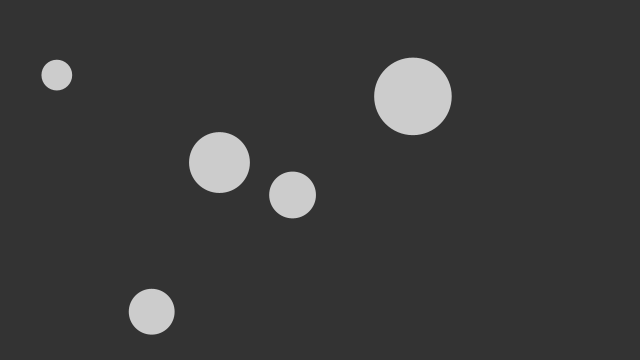
Frame 1 (no input)
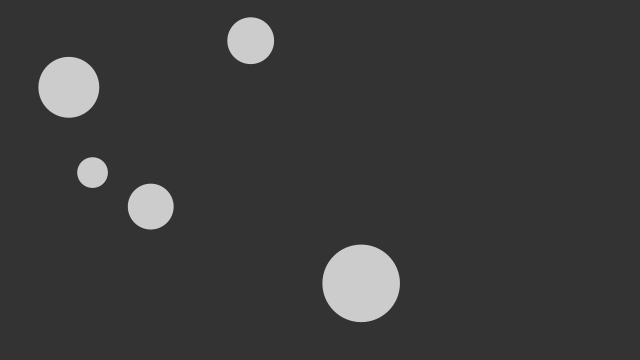
Frame 60 (the mouse pressed at the canvas centre just before this capture)
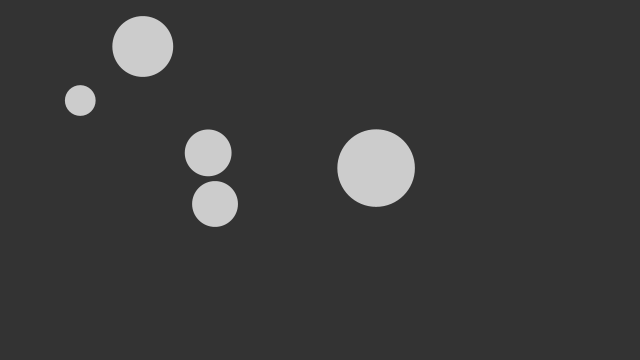
Frame 120 (the mouse held since frame 60 and released just before this capture)

The Processing sketch that drew these frames (run headless with seeded random() and noise(); from frame 60 on, the mouse is pressed at the canvas centre):

// Processing sketch: circle_collision_improved
// ── circle_collision_improved.pde

int numballs = 5;
Ball[] balls = new Ball[numballs];

void setup() {
  size(640, 360);
  for(int i = 0; i < numballs; i++)
  {
  balls[i] = new Ball(random(width), random(height), random(15, 40), balls, i);
  }
}

void draw() {
  background(51);

  for (Ball b : balls) {
    b.update();
    b.display();
    b.checkBoundaryCollision();
    b.checkCollision();
  }
  
}

// ── Ball.pde
class Ball {
  PVector position;
  PVector velocity;
  PVector gravity;
  Ball[] others;
  int id;

  float radius, m;

  Ball(float x, float y, float r_, Ball[] oin, int i) {
    position = new PVector(x, y);
    velocity = PVector.random2D();
    velocity.mult(3);
    radius = r_;
    m = radius*.1;
    gravity = new PVector(0,0.01);
    others = oin;
    id = i;
  }

  void update() {
    position.add(velocity);
    velocity.add(gravity);
  }

  void checkBoundaryCollision() {
    if (position.x > width-radius) {
      position.x = width-radius;
      velocity.x *= -1;
    } else if (position.x < radius) {
      position.x = radius;
      velocity.x *= -1;
    } else if (position.y > height-radius) {
      position.y = height-radius;
      velocity.y *= -1;
    } else if (position.y < radius) {
      position.y = radius;
      velocity.y *= -1;
    }
  }

  void checkCollision() {
      for(int i = id + 1; i < numballs; i++)
      {
    // Get distances between the balls components
    PVector distanceVect = PVector.sub(others[i].position, position);

    // Calculate magnitude of the vector separating the balls
    float distanceVectMag = distanceVect.mag();

    // Minimum distance before they are touching
    float minDistance = radius + others[i].radius;

    if (distanceVectMag < minDistance) {
      float distanceCorrection = (minDistance-distanceVectMag)/2.0;
      PVector d = distanceVect.copy();
      PVector correctionVector = d.normalize().mult(distanceCorrection);
      others[i].position.add(correctionVector);
      position.sub(correctionVector);

      // get angle of distanceVect
      float theta  = distanceVect.heading();
      // precalculate trig values
      float sine = sin(theta);
      float cosine = cos(theta);

      //bTemp will hold rotated ball positions. 
      PVector[] bTemp = {
        new PVector(), new PVector()
      };

      bTemp[1].x  = cosine * distanceVect.x + sine * distanceVect.y;
      bTemp[1].y  = cosine * distanceVect.y - sine * distanceVect.x;

      // rotate Temporary velocities
      PVector[] vTemp = {
        new PVector(), new PVector()
      };

      vTemp[0].x  = cosine * velocity.x + sine * velocity.y;
      vTemp[0].y  = cosine * velocity.y - sine * velocity.x;
      vTemp[1].x  = cosine * others[i].velocity.x + sine * others[i].velocity.y;
      vTemp[1].y  = cosine * others[i].velocity.y - sine * others[i].velocity.x;

      //1D conservation of momentum equations to calculate 
      //the final velocity along the x-axis. 
      PVector[] vFinal = {  
        new PVector(), new PVector()
      };

      // final rotated velocity for ball 1
      vFinal[0].x = ((m - others[i].m) * vTemp[0].x + 2 * others[i].m * vTemp[1].x) / (m + others[i].m);
      vFinal[0].y = vTemp[0].y;

      // final rotated velocity for ball 2
      vFinal[1].x = ((others[i].m - m) * vTemp[1].x + 2 * m * vTemp[0].x) / (m + others[i].m);
      vFinal[1].y = vTemp[1].y;

      // hack to avoid clumping
      bTemp[0].x += vFinal[0].x;
      bTemp[1].x += vFinal[1].x;

      // Rotate ball positions and velocities back
       //Reverse signs in trig expressions to rotate 
      // in the opposite direction 
      // rotate balls
      PVector[] bFinal = { 
        new PVector(), new PVector()
      };

      bFinal[0].x = cosine * bTemp[0].x - sine * bTemp[0].y;
      bFinal[0].y = cosine * bTemp[0].y + sine * bTemp[0].x;
      bFinal[1].x = cosine * bTemp[1].x - sine * bTemp[1].y;
      bFinal[1].y = cosine * bTemp[1].y + sine * bTemp[1].x;

      // update balls to screen position
      others[i].position.x = position.x + bFinal[1].x;
      others[i].position.y = position.y + bFinal[1].y;

      position.add(bFinal[0]);

      // update velocities
      velocity.x = cosine * vFinal[0].x - sine * vFinal[0].y;
      velocity.y = cosine * vFinal[0].y + sine * vFinal[0].x;
      others[i].velocity.x = cosine * vFinal[1].x - sine * vFinal[1].y;
      others[i].velocity.y = cosine * vFinal[1].y + sine * vFinal[1].x;
        }
      }
  }

  void display() {
    noStroke();
    fill(204);
    ellipse(position.x, position.y, radius*2, radius*2);
  }
}
